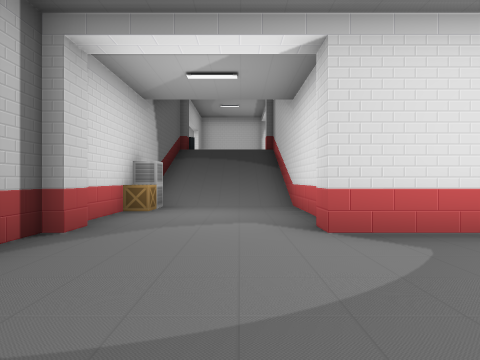
[1] (above)

24 first-person views from a walk through a 3-D level made in the Unity game engine. The camera is 1.2 m above the floor, looks level and sees 80° across. The floor is counted in squares, 2 m on a side. Each view is taken from the middle of a square. On the plan, view 1 faces up. The plan holds only what a view shows up to about 9 squares ahead; the rest is blank. The place goes on beyond the plan.

[2]
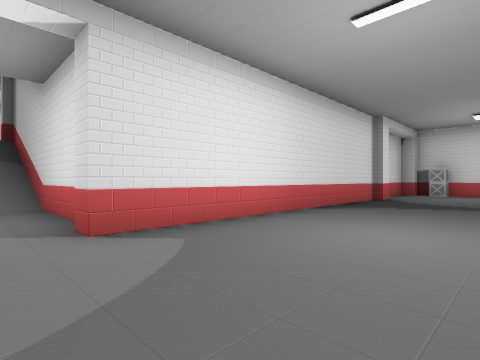

[3]
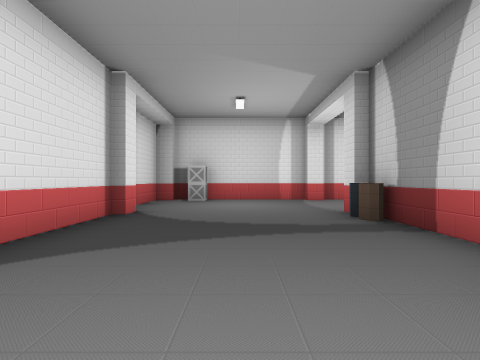

[4]
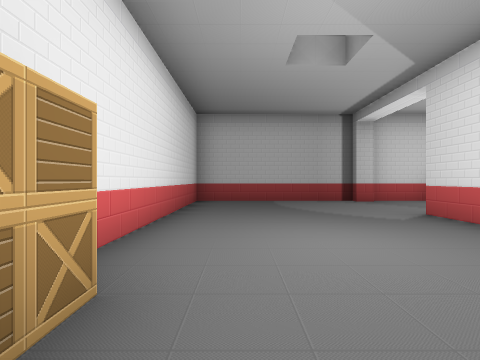

[5]
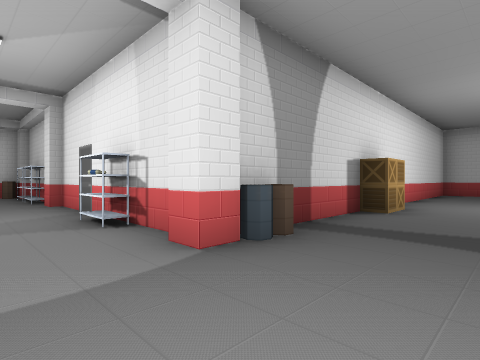

[6]
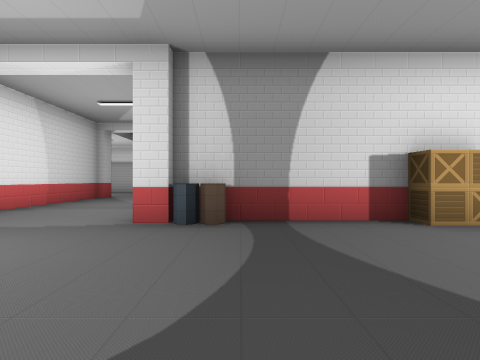

[7]
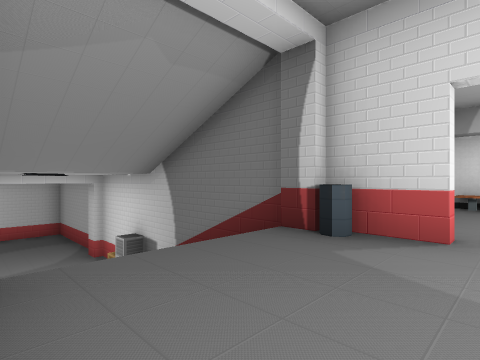

[8]
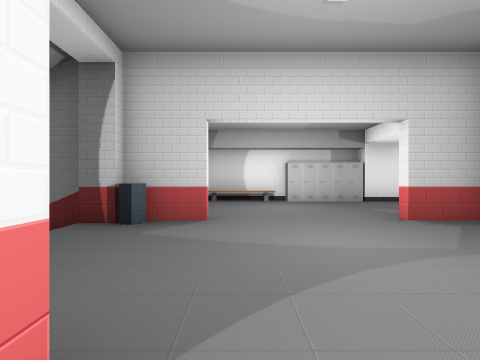

[9]
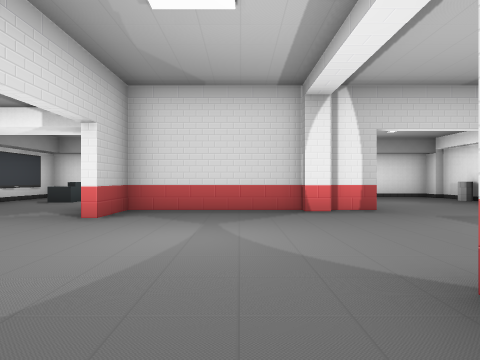

[10]
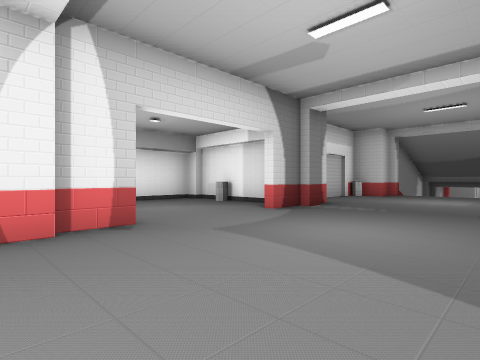

[11]
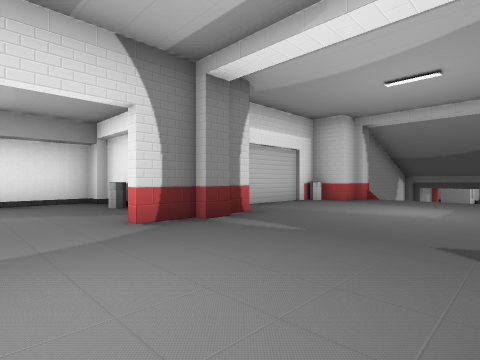

[12]
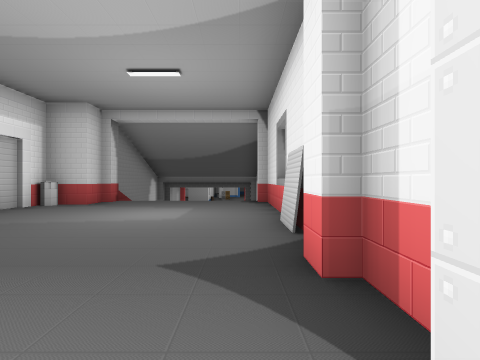

[13]
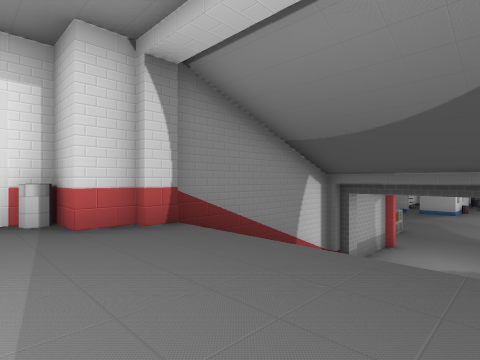

[14]
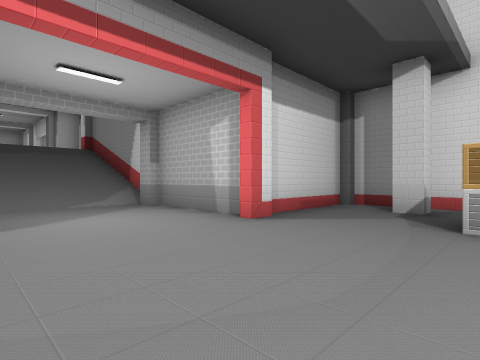

[15]
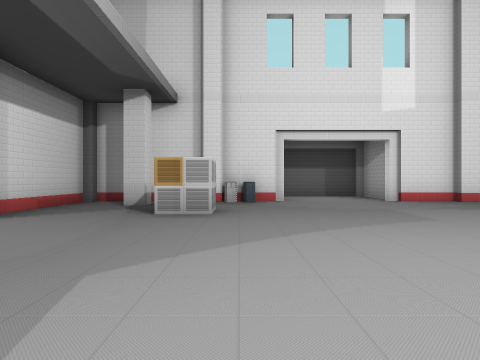

[16]
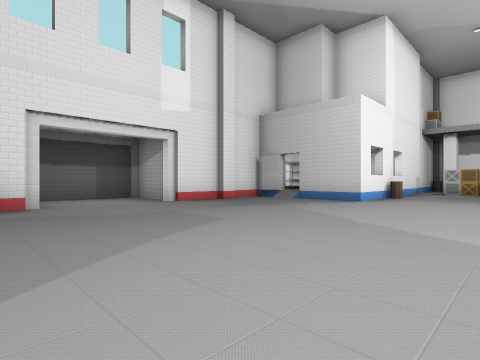

[17]
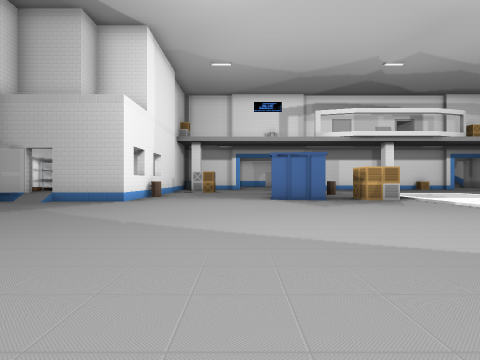

[18]
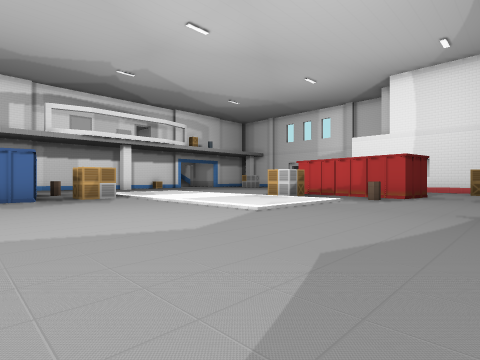

[19]
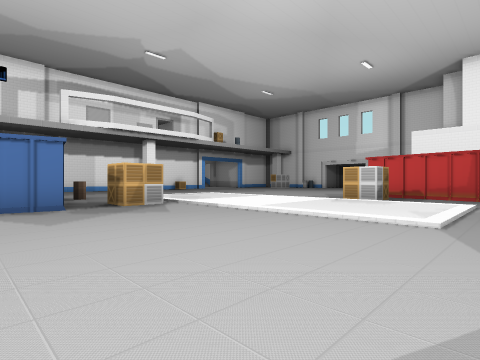

[20]
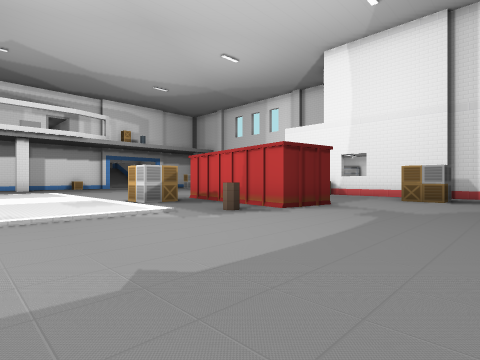

[21]
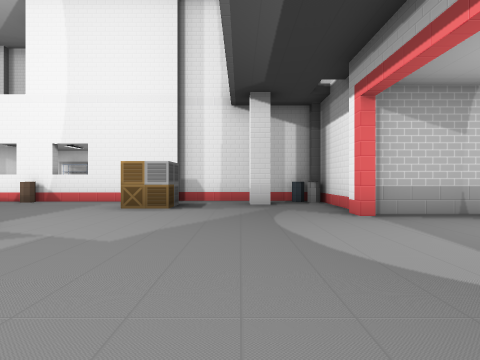

[22]
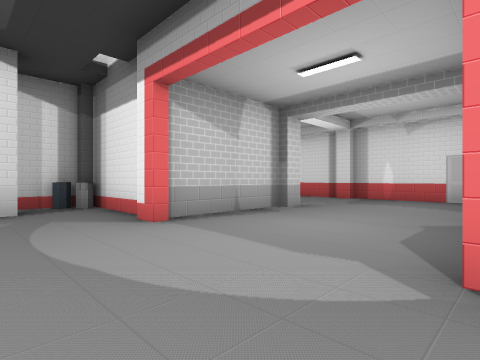

[23]
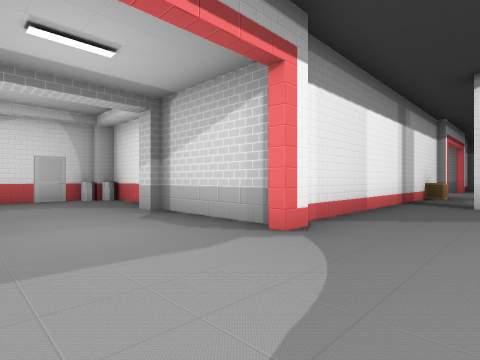

[24]
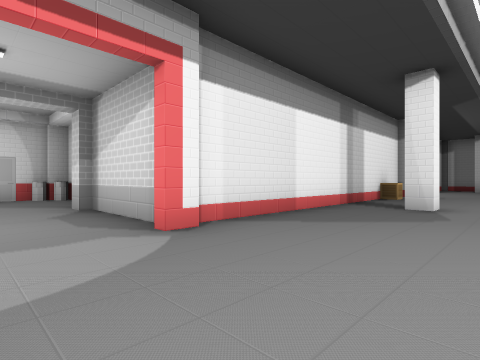

### Floor plan
Key: @ floor where view 1 was taken; # wall or solid block; x gap in a wall; . main floor; : floor 3.5 m higher than the main floor; / step, stairs or slope; ^ raised ledge.
Columns run from 7 left of view 1 to 36 right of it. Each row starts with its distance up from view 1.
 23                                    ##
 22                                    ...
 21             ###                    ...#
 20 #:         :::#             #######...####
 19 #:/        :::#             #..#.........#
 18  :::      ::::######        #...#........#
 17  #:::#####:::###:::###########...........#
 16  #:::#::::::::::::::: ////...............#^#
 15  #::::::::::::::::::://///..................
 14 #^::::::::::::::::::://///..................
 13 #^:::::::::::::::::::      ................
 12 #^:::#:::#  #####^###         ............#
 11     ##::/#                   ^............#
 10     #/  /#                  #...............
  9     #////#                  #.............#.
  8     #////#                  #..#....///////
  7     #////#                  #......./......
  6     ##...#                  #......./......
  5     #....#                  #......./......
  4     #....x########### ####  #.......//////
  3     ##...#..........###..#####........#
  2     #...............##.............#...
  1     #...............##.............####
  0     #..@............##..............
 -1     #.......#...#...#  ...####......
 -2     ####### #####...#       #....#...
 -3                 #...#       #..#.x....
 -4                 #...#       ##...###^#^
 -5                 #...#        #####

Where each view was taken, in squares from view 1:
view 1: 0 up, 0 right, facing up
view 2: 0 up, 0 right, facing up-right
view 3: 1 up, 4 right, facing right
view 4: 0 up, 6 right, facing left
view 5: 1 up, 11 right, facing down-left
view 6: 3 up, 8 right, facing down
view 7: 13 up, 1 right, facing down-left
view 8: 13 up, 2 right, facing left
view 9: 11 up, 0 right, facing up
view 10: 13 up, 1 right, facing up-right
view 11: 13 up, 4 right, facing up-right
view 12: 13 up, 5 right, facing right
view 13: 13 up, 11 right, facing up-right
view 14: 13 up, 25 right, facing up-left
view 15: 12 up, 26 right, facing up
view 16: 13 up, 26 right, facing up-right
view 17: 13 up, 26 right, facing right
view 18: 12 up, 25 right, facing down-right
view 19: 12 up, 28 right, facing down-right
view 20: 7 up, 24 right, facing down-right
view 21: 4 up, 24 right, facing down
view 22: 3 up, 24 right, facing down-left
view 23: 0 up, 24 right, facing up-left
view 24: 1 up, 25 right, facing up-left
